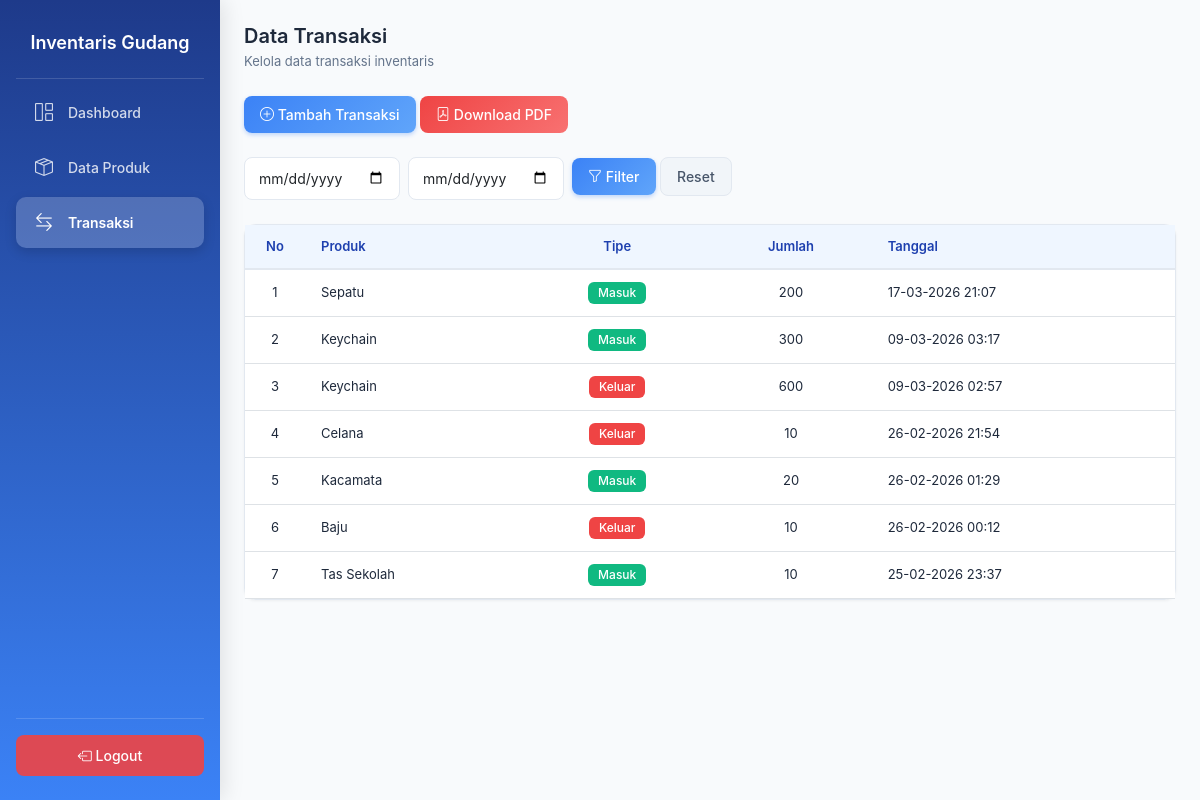
/transactions/index.php (signed in), run on an earlier commit of the app's database.
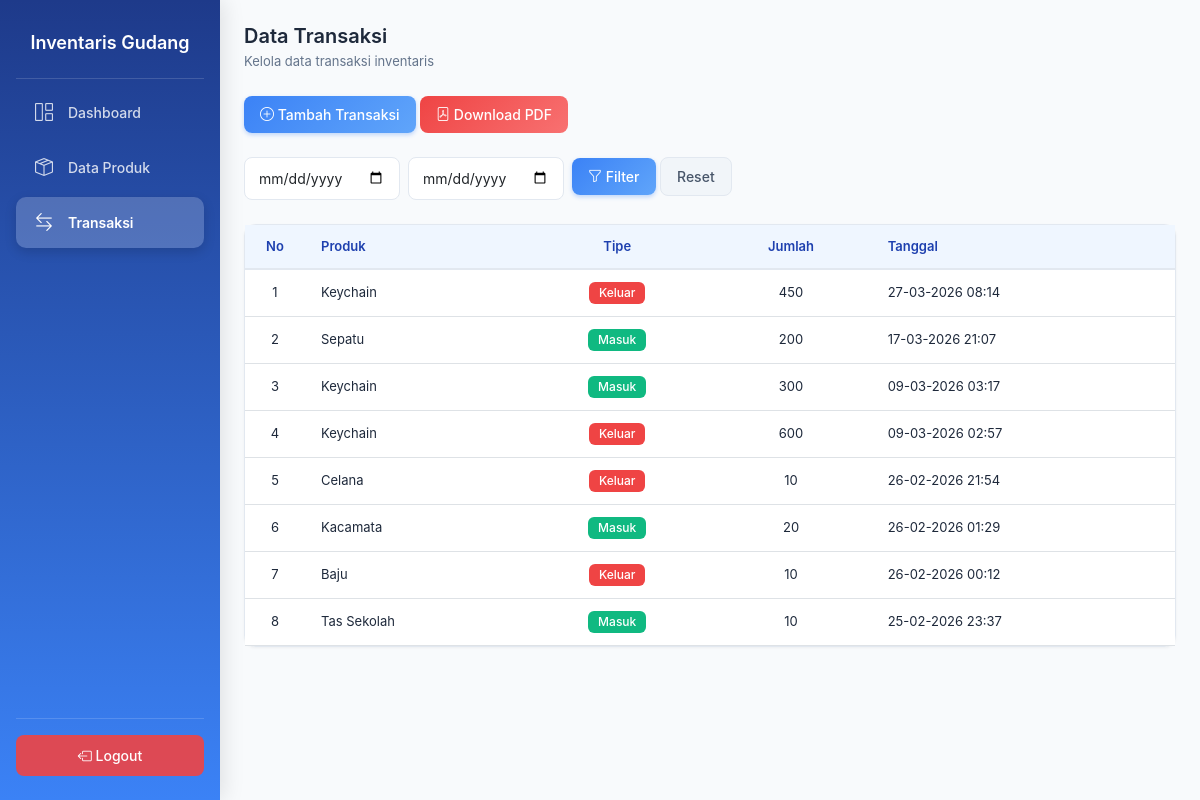
And on a later commit of the database.
### tables this page shows
CREATE TABLE `transactions` (
  `id` int NOT NULL,
  `product_id` int DEFAULT NULL,
  `user_id` int DEFAULT NULL,
  `transaction_type` enum('masuk','keluar') DEFAULT NULL,
  `total` int DEFAULT NULL,
  `date` datetime DEFAULT NULL
);

CREATE TABLE `products` (
  `id` int NOT NULL,
  `name` varchar(100) DEFAULT NULL,
  `stock` int DEFAULT NULL,
  `price` decimal(10,2) DEFAULT NULL,
  `code` varchar(20) DEFAULT NULL,
  `status` enum('aktif','nonaktif') DEFAULT 'aktif'
);

### transactions/index.php (the view, shortened to what this page needs)
<?php
include '../config/koneksi.php';
$where = "";
$data = mysqli_query($conn, "
SELECT t.*, p.name
FROM transactions t
JOIN products p ON t.product_id = p.id
$where
ORDER BY t.date DESC
");
?>
<!DOCTYPE html>
<html>
<head>
    <link href="https://cdn.jsdelivr.net/npm/bootstrap@5.3.3/dist/css/bootstrap.min.css" rel="stylesheet">
    <link rel="stylesheet" href="../assets/css/style.css">
    <link rel="stylesheet" href="https://cdn.jsdelivr.net/npm/bootstrap-icons@1.11.3/font/bootstrap-icons.css">
</head>
<body>
<div class="sidebar">
    <h5 class="logo">Inventaris Gudang</h5>
    <ul class="menu">
        <li>
            <a href="../dashboard.php" class="menu-item">
                <i class="bi bi-grid-1x2"></i>
                Dashboard
            </a>
        </li>
        <li>
            <a href="../products/index.php" class="menu-item">
                <i class="bi bi-box-seam"></i>
                Data Produk
            </a>
        </li>
        <li>
            <a href="index.php" class="menu-item active">
                <i class="bi bi-arrow-left-right"></i>
                Transaksi
            </a>
        </li>
    </ul>
    <div class="logout-area">
        <a href="../logout.php" class="logout-btn">
            <i class="bi bi-box-arrow-left"></i> Logout
        </a>
    </div>
</div>
    <div class="main-content">
        <h4 class="mb-1">Data Transaksi</h4>
        <p class="text-muted small mb-4">Kelola data transaksi inventaris</p>
        <div class="mb-4">
            <a href="tambah.php" class="btn btn-primary">
                <i class="bi bi-plus-circle"></i> Tambah Transaksi
            </a>
            <a href="laporan.php" class="btn btn-danger">
                <i class="bi bi-file-pdf"></i> Download PDF
            </a>
        </div>
        <form method="GET" class="row g-2 mb-4">
            <div class="col-auto">
                <input type="date" name="dari" class="form-control" placeholder="Dari">
            </div>
            <div class="col-auto">
                <input type="date" name="sampai" class="form-control" placeholder="Sampai">
            </div>
            <div class="col-auto">
                <button type="submit" class="btn btn-primary">
                    <i class="bi bi-funnel"></i> Filter
                </button>
                <a href="index.php" class="btn btn-secondary">Reset</a>
            </div>
        </form>
        <div class="card">
            <div class="card-body p-0">
                <table class="table table-hover mb-0">
                    <thead>
                        <tr>
                            <th class="text-center" style="width: 60px;">No</th>
                            <th>Produk</th>
                            <th class="text-center">Tipe</th>
                            <th class="text-center">Jumlah</th>
                            <th>Tanggal</th>
                        </tr>
                    </thead>
                    <?php $no=1; while($row=mysqli_fetch_assoc($data)){ ?>
                    <tbody>
                        <tr>
                            <td class="text-center"><?= $no++; ?></td>
                            <td><?= $row['name']; ?></td>
                            <td class="text-center">
                                <?php if($row['transaction_type'] == 'masuk'): ?>
                                    <span class="badge" style="background: #10B981;">Masuk</span>
                                <?php else: ?>
                                    <span class="badge" style="background: #EF4444;">Keluar</span>
                                <?php endif; ?>
                            </td>
                            <td class="text-center"><?= $row['total']; ?></td>
                            <td><?= date('d-m-Y H:i', strtotime($row['date'])); ?></td>
                        </tr>
                    </tbody>
                    <?php } ?>
                </table>
            </div>
        </div>
    </div>
</body>
</html>

### assets/css/style.css (style rules this page uses)
:root { --blue-primary: #3B82F6; --blue-primary-light: #60A5FA; --blue-primary-dark: #2563EB; --blue-dark: #1E40AF; --blue-success: #10B981; --blue-warning: #F59E0B; --blue-danger: #EF4444; --blue-light: #EFF6FF; --blue-bg: #F8FAFC; --blue-white: #ffffff; --blue-border: #E2E8F0; --blue-text: #1E293B; --blue-text-muted: #64748B; }
* { margin: 0; padding: 0; box-sizing: border-box; }
body { background-color: var(--blue-bg); color: var(--blue-text); font-family: -apple-system, BlinkMacSystemFont, "Segoe UI", Roboto, "Helvetica Neue", Arial, sans-serif; }
.sidebar { position: fixed; left: 0; top: 0; width: 220px; height: 100vh; background: linear-gradient(180deg, #1E3A8A 0%, #3B82F6 100%); padding: 24px 16px; display: flex; flex-direction: column; z-index: 1000; box-shadow: 4px 0 20px rgba(0, 0, 0, 0.1); }
.logo { color: #ffffff; font-size: 18px; font-weight: 600; text-align: center; padding: 8px 0 24px; margin-bottom: 8px; border-bottom: 1px solid rgba(255, 255, 255, 0.15); }
.menu { list-style: none; padding: 0; margin: 0; flex: 1; }
.menu li { margin-bottom: 4px; }
.menu-item { display: flex; align-items: center; gap: 12px; padding: 12px 16px; color: rgba(255, 255, 255, 0.8); text-decoration: none; border-radius: 10px; font-size: 14px; font-weight: 500; transition: all 0.3s ease; }
.menu-item.active { background-color: rgba(255, 255, 255, 0.2); color: #ffffff; font-weight: 600; box-shadow: 0 4px 12px rgba(0, 0, 0, 0.15); }
.menu-item i { font-size: 18px; width: 24px; text-align: center; }
.logout-area { padding-top: 16px; border-top: 1px solid rgba(255, 255, 255, 0.15); }
.logout-btn { display: block; text-align: center; padding: 10px 16px; background-color: rgba(239, 68, 68, 0.9); color: #ffffff; text-decoration: none; border-radius: 8px; font-size: 14px; font-weight: 500; transition: all 0.3s ease; }
.main-content { margin-left: 220px; padding: 24px; min-height: 100vh; }
.card { border-radius: 12px; border: 1px solid var(--blue-border); box-shadow: 0 1px 3px rgba(0, 0, 0, 0.05); background: var(--blue-white); margin-bottom: 20px; }
.card-body { padding: 20px; }
.table { margin-bottom: 0; }
.table thead th { background: var(--blue-light); color: var(--blue-dark); font-weight: 600; font-size: 13px; padding: 12px 16px; border-bottom: 2px solid var(--blue-border); }
.table tbody td { padding: 12px 16px; font-size: 13px; vertical-align: middle; color: var(--blue-text); }
.form-control { border: 1px solid var(--blue-border); background: var(--blue-white); border-radius: 8px; padding: 10px 14px; font-size: 14px; transition: all 0.3s ease; }
.btn { padding: 8px 16px; border-radius: 8px; font-size: 14px; font-weight: 500; transition: all 0.3s ease; }
.btn-primary { background: linear-gradient(135deg, #3B82F6 0%, #60A5FA 100%); border: none; box-shadow: 0 2px 4px rgba(59, 130, 246, 0.3); }
.btn-danger { background: linear-gradient(135deg, #EF4444 0%, #F87171 100%); border: none; }
.btn-secondary { background: #F1F5F9; border: 1px solid var(--blue-border); color: #475569; }
.badge { padding: 5px 10px; border-radius: 6px; font-size: 12px; font-weight: 500; background: var(--blue-primary); color: white; }
h4 { font-size: 20px; font-weight: 600; color: var(--blue-text); margin-bottom: 4px; }
.text-muted { color: var(--blue-text-muted) !important; font-size: 13px; }
a { color: var(--blue-primary); text-decoration: none; transition: color 0.2s ease; }

What changed in the data, as far as the page shows it:
added transactions: product.name "Keychain", transaction_type "Keluar", total "450", date "27-03-2026 08:14"
